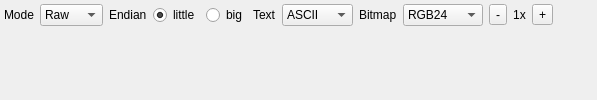
<?xml version="1.0" encoding="UTF-8"?>
<ui version="4.0">
 <class>DataViewShell</class>
 <widget class="QWidget" name="DataViewShell">
  <layout class="QVBoxLayout" name="dataViewShellLayout">
   <property name="leftMargin">
    <number>0</number>
   </property>
   <property name="topMargin">
    <number>0</number>
   </property>
   <property name="rightMargin">
    <number>0</number>
   </property>
   <property name="bottomMargin">
    <number>0</number>
   </property>
   <item>
    <widget class="QWidget" name="controlBarWidget" native="true">
     <property name="sizePolicy">
      <sizepolicy hsizetype="Expanding" vsizetype="Fixed">
       <horstretch>0</horstretch>
       <verstretch>0</verstretch>
      </sizepolicy>
     </property>
     <layout class="QHBoxLayout" name="controlBarLayout">
      <property name="leftMargin">
       <number>4</number>
      </property>
      <property name="topMargin">
       <number>4</number>
      </property>
      <property name="rightMargin">
       <number>4</number>
      </property>
      <property name="bottomMargin">
       <number>4</number>
      </property>
      <item>
       <widget class="QLabel" name="modeLabel">
        <property name="text">
         <string>Mode</string>
        </property>
       </widget>
      </item>
      <item>
       <widget class="QComboBox" name="modeComboBox">
        <item>
         <property name="text">
          <string>Raw</string>
         </property>
        </item>
        <item>
         <property name="text">
          <string>Struct</string>
         </property>
        </item>
        <item>
         <property name="text">
          <string>Image</string>
         </property>
        </item>
       </widget>
      </item>
      <item>
       <widget class="QLabel" name="endianLabel">
        <property name="text">
         <string>Endian</string>
        </property>
       </widget>
      </item>
      <item>
       <widget class="QRadioButton" name="littleEndianRadioButton">
        <property name="text">
         <string>little</string>
        </property>
        <property name="checked">
         <bool>true</bool>
        </property>
       </widget>
      </item>
      <item>
       <widget class="QRadioButton" name="bigEndianRadioButton">
        <property name="text">
         <string>big</string>
        </property>
       </widget>
      </item>
      <item>
       <widget class="QLabel" name="textInterpretationLabel">
        <property name="text">
         <string>Text</string>
        </property>
       </widget>
      </item>
      <item>
       <widget class="QComboBox" name="textInterpretationComboBox">
        <item>
         <property name="text">
          <string>ASCII</string>
         </property>
        </item>
        <item>
         <property name="text">
          <string>UTF-8</string>
         </property>
        </item>
        <item>
         <property name="text">
          <string>UTF-16</string>
         </property>
        </item>
       </widget>
      </item>
      <item>
       <widget class="QLabel" name="bitmapModeLabel">
        <property name="text">
         <string>Bitmap</string>
        </property>
       </widget>
      </item>
      <item>
       <widget class="QComboBox" name="bitmapModeComboBox">
        <item>
         <property name="text">
          <string>RGB24</string>
         </property>
        </item>
        <item>
         <property name="text">
          <string>Grey8</string>
         </property>
        </item>
        <item>
         <property name="text">
          <string>Grey24</string>
         </property>
        </item>
        <item>
         <property name="text">
          <string>RGBi256</string>
         </property>
        </item>
        <item>
         <property name="text">
          <string>Binary</string>
         </property>
        </item>
        <item>
         <property name="text">
          <string>Text</string>
         </property>
        </item>
       </widget>
      </item>
      <item>
       <widget class="QToolButton" name="zoomOutButton">
        <property name="text">
         <string>-</string>
        </property>
       </widget>
      </item>
      <item>
       <widget class="QLabel" name="zoomLabel">
        <property name="text">
         <string>1x</string>
        </property>
        <property name="minimumWidth">
         <number>36</number>
        </property>
        <property name="alignment">
         <set>Qt::AlignCenter</set>
        </property>
       </widget>
      </item>
      <item>
       <widget class="QToolButton" name="zoomInButton">
        <property name="text">
         <string>+</string>
        </property>
       </widget>
      </item>
      <item>
       <spacer name="controlBarSpacer">
        <property name="orientation">
         <enum>Qt::Horizontal</enum>
        </property>
        <property name="sizeHint" stdset="0">
         <size>
          <width>40</width>
          <height>20</height>
         </size>
        </property>
       </spacer>
      </item>
     </layout>
    </widget>
   </item>
   <item>
    <widget class="QStackedWidget" name="bodyStackedWidget"/>
   </item>
  </layout>
 </widget>
 <resources/>
 <connections/>
</ui>
